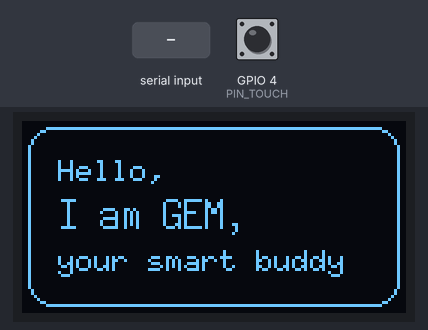
A sketch run on a simulated ESP32. Parts: 128×64 one-colour display. The inputs (shaded band) are chosen by the test bench; at power-on: GPIO 4 (PIN_TOUCH) LOW. Random numbers use the default seed unless the sketch sets one; what the sketch prints to the serial monitor is not drawn.

Above: at 1.3 s.
1.4 s: "t 45\n" received over Serial
At 2.96 s:
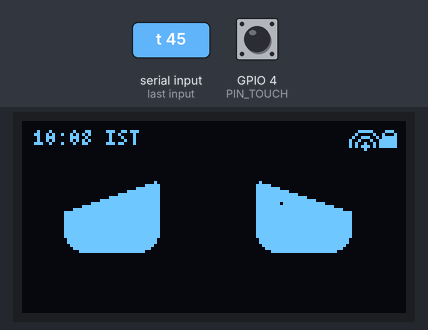
3.7 s: GPIO 4 (PIN_TOUCH) pulled HIGH for 0.15 s
At 4.9 s:
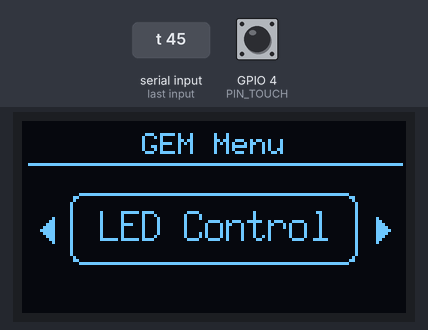
6.8 s: "t90\n" received over Serial
At 9.6 s:
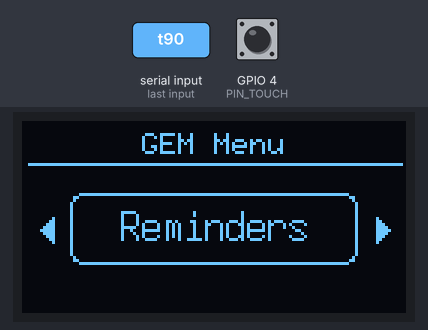
9.8 s: "k90\n" received over Serial
At 11.0 s:
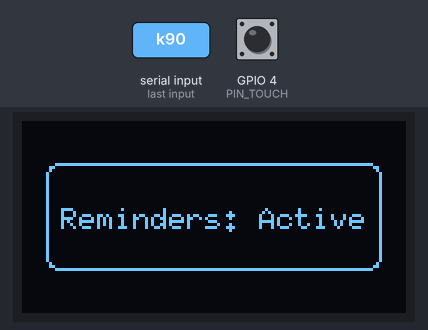
12.8 s: GPIO 4 (PIN_TOUCH) pulled HIGH for 1 s
At 14.4 s:
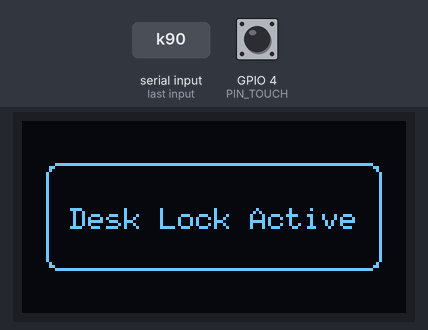
16.8 s: "a\n" received over Serial
Timing chart, 0 to 19.8 s (numbered marks = the images above; inputs shaded):
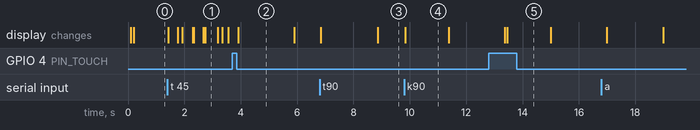

The sketch:

OLED_Test_Picaio.ino
```cpp
#include <Arduino.h>
#include <U8g2lib.h>
#include "../GemBuddyConfig.h" // For PIN_OLED_SDA, PIN_OLED_SCL, and PIN_TOUCH

// Initialize the display using the requested U8g2 software I2C settings
// For SH1106 OLED screens (fixes the 2-pixel shift/glitch line on the left side)
U8G2_SH1106_128X64_NONAME_F_SW_I2C u8g2(U8G2_R0, PIN_OLED_SCL, PIN_OLED_SDA, U8X8_PIN_NONE);
// For SSD1306 OLED screens (uncomment if using SSD1306)
// U8G2_SSD1306_128X64_NONAME_F_SW_I2C u8g2(U8G2_R0, PIN_OLED_SCL, PIN_OLED_SDA, U8X8_PIN_NONE);

#include "eyes.h"

// ---------------- Scene State Machine ----------------
enum TestScene {
  SCENE_BOOT,
  SCENE_DEFAULT,
  SCENE_MENU,
  SCENE_SUBMENU_SETTINGS,
  SCENE_HEART_BEAT,
  SCENE_ACTION_CONFIRM
};

TestScene currentScene = SCENE_BOOT;
uint32_t sceneTimerMs = 0;          // Used for boot timer / transitions
uint32_t actionConfirmEndMs = 0;
char actionConfirmMsg[32] = "";
TestScene nextSceneAfterConfirm = SCENE_MENU;

// ---------------- State Variables ----------------
int xp = 16;        // Horizontal pupil position (0 to 32, 16 is center)
int mood = 0;       // Current eye expression mood (0 to 5)
int xd = 0;         // Jitter offset (-4 to 4)
bool autoMode = true;

uint32_t lastDrawMs = 0;
const uint32_t DRAW_INTERVAL_MS = 40; // ~25 fps

// Blink/Sleep state machine
bool isBlinking = false;
uint32_t nextBlinkMs = 0;
uint32_t blinkEndMs = 0;

// Auto mode cycle timers
uint32_t lastCycleMs = 0;
const uint32_t CYCLE_INTERVAL_MS = 2500;

// Time tracking variables
uint32_t lastTimeUpdateMs = 0;
int hours = 10;
int minutes = 8;
int seconds = 0;

void updateClock() {
  uint32_t now = millis();
  if (now - lastTimeUpdateMs >= 1000) {
    seconds += (now - lastTimeUpdateMs) / 1000;
    lastTimeUpdateMs = now - (now - lastTimeUpdateMs) % 1000;
    if (seconds >= 60) {
      minutes += seconds / 60;
      seconds %= 60;
      if (minutes >= 60) {
        hours += minutes / 60;
        minutes %= 60;
        if (hours >= 24) {
          hours %= 24;
        }
      }
    }
  }
}

// Greeting state variables
uint32_t lastGreetingTriggerMs = 0;
bool greetingActive = false;
uint32_t greetingEndMs = 0;
const uint32_t GREETING_INTERVAL_MS = 5000; // Trigger every 5 seconds
const uint32_t GREETING_DURATION_MS = 2000; // Stay for 2 seconds

void handleGreetings() {
  uint32_t now = millis();
  if (now - lastGreetingTriggerMs >= GREETING_INTERVAL_MS) {
    lastGreetingTriggerMs = now;
    greetingActive = true;
    greetingEndMs = now + GREETING_DURATION_MS;
  }
  if (greetingActive && now >= greetingEndMs) {
    greetingActive = false;
  }
}

// ---------------- Demo / Slideshow Mode ----------------
uint32_t lastSceneCycleMs = 0;
const uint32_t SCENE_CYCLE_INTERVAL_MS = 8000; // Cycle scenes every 8 seconds

uint32_t lastMenuCursorCycleMs = 0;
const uint32_t MENU_CURSOR_CYCLE_INTERVAL_MS = 2000; // Move menu highlight every 2 seconds

void resetSlideshowTimer() {
  lastSceneCycleMs = millis();
  lastMenuCursorCycleMs = millis();
}

// ---------------- Touch Sensor States ----------------
bool lastTouchState = false;
uint32_t touchPressTimeMs = 0;
bool longPressHandled = false;
const uint32_t LONG_PRESS_THRESHOLD_MS = 600;

// ---------------- Menu Data ----------------
const char* mainMenu[] = {
  "LED Control",
  "Heart Beat",
  "Settings",
  "Reminders",
  "Desk Lock",
  "About"
};
const int mainMenuCount = 6;
int mainMenuItemSelected = 0;

const char* settingsMenu[] = {
  "Alarms",
  "WiFi",
  "Reset",
  "< Back"
};
const int settingsMenuCount = 4;
int settingsMenuItemSelected = 0;

// ---------------- Heart Beat Data ----------------
int simBPM = 72;

// ---------------- Navigation Actions ----------------
void showConfirmation(const char* msg, TestScene returnScene) {
  strncpy(actionConfirmMsg, msg, sizeof(actionConfirmMsg) - 1);
  actionConfirmMsg[sizeof(actionConfirmMsg) - 1] = '\0';
  currentScene = SCENE_ACTION_CONFIRM;
  actionConfirmEndMs = millis() + 1500;
  nextSceneAfterConfirm = returnScene;
  resetSlideshowTimer();
}

void handleShortTap() {
  resetSlideshowTimer();
  switch (currentScene) {
    case SCENE_BOOT:
      currentScene = SCENE_DEFAULT;
      break;

    case SCENE_DEFAULT:
      currentScene = SCENE_MENU;
      break;

    case SCENE_MENU:
      mainMenuItemSelected = (mainMenuItemSelected + 1) % mainMenuCount;
      break;

    case SCENE_SUBMENU_SETTINGS:
      settingsMenuItemSelected = (settingsMenuItemSelected + 1) % settingsMenuCount;
      break;

    case SCENE_HEART_BEAT:
      // Cycle simulated heart rates
      if (simBPM == 72) simBPM = 85;
      else if (simBPM == 85) simBPM = 60;
      else if (simBPM == 60) simBPM = 110;
      else simBPM = 72;
      Serial.print(F("BPM Changed to: ")); Serial.println(simBPM);
      break;

    case SCENE_ACTION_CONFIRM:
      currentScene = nextSceneAfterConfirm;
      break;
  }
}

void handleLongPress() {
  resetSlideshowTimer();
  switch (currentScene) {
    case SCENE_BOOT:
      currentScene = SCENE_DEFAULT;
      break;

    case SCENE_DEFAULT:
      currentScene = SCENE_MENU;
      break;

    case SCENE_MENU:
      if (mainMenuItemSelected == 0) {
        showConfirmation("LED Mode Toggled", SCENE_MENU);
      } else if (mainMenuItemSelected == 1) {
        currentScene = SCENE_HEART_BEAT;
      } else if (mainMenuItemSelected == 2) {
        currentScene = SCENE_SUBMENU_SETTINGS;
        settingsMenuItemSelected = 0;
      } else if (mainMenuItemSelected == 3) {
        showConfirmation("Reminders: Active", SCENE_MENU);
      } else if (mainMenuItemSelected == 4) {
        showConfirmation("Desk Lock Active", SCENE_MENU);
      } else if (mainMenuItemSelected == 5) {
        showConfirmation("GEM Lar-1 v1.0", SCENE_MENU);
      }
      break;

    case SCENE_SUBMENU_SETTINGS:
      if (settingsMenuItemSelected == 0) {
        showConfirmation("Alarms: Enabled", SCENE_SUBMENU_SETTINGS);
      } else if (settingsMenuItemSelected == 1) {
        showConfirmation("WiFi: Config AP", SCENE_SUBMENU_SETTINGS);
      } else if (settingsMenuItemSelected == 2) {
        showConfirmation("Device Reset...", SCENE_BOOT);
        sceneTimerMs = millis() + 3000;
      } else if (settingsMenuItemSelected == 3) {
        currentScene = SCENE_MENU;
      }
      break;

    case SCENE_HEART_BEAT:
      currentScene = SCENE_MENU;
      break;

    case SCENE_ACTION_CONFIRM:
      currentScene = nextSceneAfterConfirm;
      break;
  }
}

void updateTouch() {
  bool touched = (digitalRead(PIN_TOUCH) == HIGH);
  uint32_t now = millis();

  if (touched && !lastTouchState) {
    lastTouchState = true;
    touchPressTimeMs = now;
    longPressHandled = false;
  }

  if (!touched && lastTouchState) {
    lastTouchState = false;
    if (!longPressHandled && (now - touchPressTimeMs < LONG_PRESS_THRESHOLD_MS)) {
      handleShortTap();
    }
  }

  if (touched && lastTouchState && !longPressHandled && (now - touchPressTimeMs >= LONG_PRESS_THRESHOLD_MS)) {
    longPressHandled = true;
    handleLongPress();
  }
}

void runSlideshow() {
  uint32_t now = millis();

  // 1. Cycle scenes automatically every 8 seconds
  if (now - lastSceneCycleMs >= SCENE_CYCLE_INTERVAL_MS) {
    lastSceneCycleMs = now;

    if (currentScene == SCENE_BOOT) {
      currentScene = SCENE_DEFAULT;
    } else if (currentScene == SCENE_DEFAULT) {
      currentScene = SCENE_MENU;
      mainMenuItemSelected = 0;
    } else if (currentScene == SCENE_MENU) {
      currentScene = SCENE_SUBMENU_SETTINGS;
      settingsMenuItemSelected = 0;
    } else if (currentScene == SCENE_SUBMENU_SETTINGS) {
      currentScene = SCENE_HEART_BEAT;
    } else if (currentScene == SCENE_HEART_BEAT) {
      currentScene = SCENE_BOOT;
      sceneTimerMs = now + 3000; // Boot screen timer
    }

    Serial.print(F("Auto Slideshow -> Switched Scene: "));
    Serial.println((int)currentScene);
  }

  // 2. Cycle menu selections automatically every 2 seconds
  if (now - lastMenuCursorCycleMs >= MENU_CURSOR_CYCLE_INTERVAL_MS) {
    lastMenuCursorCycleMs = now;

    if (currentScene == SCENE_MENU) {
      mainMenuItemSelected = (mainMenuItemSelected + 1) % mainMenuCount;
    } else if (currentScene == SCENE_SUBMENU_SETTINGS) {
      settingsMenuItemSelected = (settingsMenuItemSelected + 1) % settingsMenuCount;
    }
  }
}

// ---------------- Helpers ----------------
const char* getMoodName(int m) {
  switch (m) {
    case 0: return "Normal/Neutral";
    case 1: return "Happy/Curved";
    case 2: return "Closed/Sleeping";
    case 3: return "Angry/Focused";
    case 4: return "Sad/Tired";
    case 5: return "Suspicious/Wide";
    default: return "Unknown";
  }
}

void printHelp() {
  Serial.println(F("\n====== PICAIO ROBOT EYES & MENU TEST Suite (U8G2) ======"));
  Serial.println(F("Controls via Serial Monitor (115200 baud):"));
  Serial.println(F("  't'       -> Simulate Touch Short Tap (navigates items / cycles scenes)"));
  Serial.println(F("  'k'       -> Simulate Touch Long Press (selects/enters options)"));
  Serial.println(F("  'a'       -> Toggle Auto-Cycle Gaze (on default face screen)"));
  Serial.println(F("  'm'       -> Cycle eye moods (0-5)"));
  Serial.println(F("  '0'..'5'  -> Set eye mood directly"));
  Serial.println(F("  'l'       -> Look Left  (decreases pupil position)"));
  Serial.println(F("  'r'       -> Look Right (increases pupil position)"));
  Serial.println(F("  'c'       -> Center pupils (xp = 16)"));
  Serial.println(F("  '?'       -> Print this menu"));
  Serial.println(F("========================================================="));
}

void printCodeExport() {
  Serial.println(F("\n--- Gaze State Export ---"));
  int pos = (xp < 6) ? 1 : ((xp < 26) ? 0 : 2);
  Serial.print(F("// Eye Mood: ")); Serial.println(getMoodName(mood));
  Serial.print(F("// Direction xp: ")); Serial.println(xp);
  Serial.println(F("-------------------------"));
}

void handleBlinks() {
  uint32_t now = millis();
  if (isBlinking) {
    if (now >= blinkEndMs) {
      isBlinking = false;
      nextBlinkMs = now + random(2500, 7000);
    }
  } else {
    if (now >= nextBlinkMs && mood != 2) {
      isBlinking = true;
      blinkEndMs = now + random(100, 200);
    }
  }
}

void updateAutoCycle() {
  if (!autoMode) return;

  uint32_t now = millis();
  if (now - lastCycleMs >= CYCLE_INTERVAL_MS) {
    lastCycleMs = now;
    mood = (mood + 1) % 6;

    int randDir = random(0, 3);
    if (randDir == 0) xp = 2;
    else if (randDir == 1) xp = 16;
    else xp = 30;
  }
}

void handleSerialCommand() {
  if (!Serial.available()) return;

  char c = Serial.read();
  if (c == '\r' || c == '\n' || c == ' ') return;

  switch (c) {
    case '?':
      printHelp();
      break;

    case 't':
      Serial.println(F("Serial Command -> Simulating Touch Tap"));
      handleShortTap();
      break;

    case 'k':
      Serial.println(F("Serial Command -> Simulating Touch Long Press"));
      handleLongPress();
      break;

    case 'a':
      autoMode = !autoMode;
      Serial.print(F("Auto-Cycle Gaze: "));
      Serial.println(autoMode ? F("ON") : F("OFF"));
      break;

    case 'm':
      autoMode = false;
      mood = (mood + 1) % 6;
      Serial.print(F("Mood changed to: "));
      Serial.println(getMoodName(mood));
      printCodeExport();
      break;

    case '0':
    case '1':
    case '2':
    case '3':
    case '4':
    case '5':
      autoMode = false;
      mood = c - '0';
      Serial.print(F("Mood set to: "));
      Serial.println(getMoodName(mood));
      printCodeExport();
      break;

    case 'l':
      autoMode = false;
      xp = (xp <= 4) ? 0 : xp - 6;
      Serial.print(F("Look Left -> xp: "));
      Serial.println(xp);
      printCodeExport();
      break;

    case 'r':
      autoMode = false;
      xp = (xp >= 28) ? 32 : xp + 6;
      Serial.print(F("Look Right -> xp: "));
      Serial.println(xp);
      printCodeExport();
      break;

    case 'c':
      autoMode = false;
      xp = 16;
      Serial.println(F("Pupils centered"));
      printCodeExport();
      break;

    default:
      Serial.print(F("Unknown command: "));
      Serial.println(c);
      break;
  }
}

// ---------------- Setup and Loop ----------------
void setup() {
  Serial.begin(115200);
  delay(100);
  Serial.println(F("Booting Picaio Robot Test Suite (SH1106)..."));

  pinMode(PIN_TOUCH, INPUT);

  u8g2.begin();
  u8g2.setPowerSave(0);

  nextBlinkMs = millis() + 3000;
  lastCycleMs = millis();
  sceneTimerMs = millis() + 3000; // 3 seconds on boot screen
  lastSceneCycleMs = millis();
  lastMenuCursorCycleMs = millis();

  printHelp();
}

void loop() {
  handleSerialCommand();
  updateTouch();
  handleBlinks();
  updateAutoCycle();
  handleGreetings();
  runSlideshow();

  uint32_t now = millis();
  if (now - lastDrawMs >= DRAW_INTERVAL_MS) {
    lastDrawMs = now;

    // Jitter pupil drift slightly to make it organic (Picaio's loop logic)
    int n = random(0, 10);
    if (n < 4) xd--;
    if (n > 6) xd++;
    if (xd < -4) xd = -3;
    if (xd > 4) xd = 3;

    u8g2.clearBuffer();

    if (currentScene == SCENE_BOOT) {
      // Boot screen: Hello, I am GEM, your smart buddy
      u8g2.drawRFrame(2, 2, 124, 60, 8);
      u8g2.setFont(u8g2_font_6x10_tf);
      u8g2.drawStr(12, 20, "Hello,");
      u8g2.setFont(u8g2_font_7x14_tf);
      u8g2.drawStr(12, 36, "I am GEM,");
      u8g2.setFont(u8g2_font_6x10_tf);
      u8g2.drawStr(12, 50, "your smart buddy");

      // Auto transition after timer
      if (millis() > sceneTimerMs) {
        currentScene = SCENE_DEFAULT;
        resetSlideshowTimer();
      }
    }
    else if (currentScene == SCENE_DEFAULT) {
      // Default screen: Center eyes (bigger), small time top-left, status icons, speech bubble every 5s

      // Move eyes to the center horizontally, drawn at y = 12
      int base_x1 = 16;
      int base_x2 = 80;
      int shift = (xp - 16) / 4; // Scale pupil movement to +/- 4 pixels
      int x1 = base_x1 + xd + shift;
      int x2 = base_x2 + xd + shift;

      // Clamp coordinates to prevent side wrap-around glitches
      if (x1 < 0) x1 = 0;
      if (x1 > 48) x1 = 48;
      if (x2 < 48) x2 = 48;
      if (x2 > 96) x2 = 96;

      // Draw the eyes centered (y = 12)
      if (isBlinking) {
        u8g2.drawBitmap(x1, 12, 4, 32, eye0);
        u8g2.drawBitmap(x2, 12, 4, 32, eye0);
      } else {
        if (xp < 6) {
          u8g2.drawBitmap(x1, 12, 4, 32, peyes[mood][1][0]);
          u8g2.drawBitmap(x2, 12, 4, 32, peyes[mood][1][1]);
        } else if (xp < 26) {
          u8g2.drawBitmap(x1, 12, 4, 32, peyes[mood][0][0]);
          u8g2.drawBitmap(x2, 12, 4, 32, peyes[mood][0][1]);
        } else {
          u8g2.drawBitmap(x1, 12, 4, 32, peyes[mood][2][0]);
          u8g2.drawBitmap(x2, 12, 4, 32, peyes[mood][2][1]);
        }
      }

      // Small clock on top-left
      updateClock();
      char timeStr[10];
      snprintf(timeStr, sizeof(timeStr), "%02d:%02d IST", hours, minutes);
      u8g2.setFont(u8g2_font_4x6_tr); // Very small, clean font
      u8g2.drawStr(4, 8, timeStr);

      // Draw WiFi symbol on the right corner (at x = 114, y = 7)
      u8g2.drawDisc(114, 8, 1);
      u8g2.drawCircle(114, 8, 3, U8G2_DRAW_UPPER_RIGHT | U8G2_DRAW_UPPER_LEFT);
      u8g2.drawCircle(114, 8, 5, U8G2_DRAW_UPPER_RIGHT | U8G2_DRAW_UPPER_LEFT);

      // Draw Lock symbol next to WiFi (at x = 120, y = 2)
      u8g2.drawBox(120, 5, 5, 4);
      u8g2.drawCircle(122, 5, 2, U8G2_DRAW_UPPER_RIGHT | U8G2_DRAW_UPPER_LEFT);

      // Greeting speech bubble at the bottom - only shown when greeting is active
      if (greetingActive) {
        u8g2.drawRFrame(2, 46, 124, 18, 3);
        u8g2.setFont(u8g2_font_5x7_tr);
        // Draw speech bubble tip pointing up to the left eye
        u8g2.drawTriangle(30, 46, 34, 42, 38, 46);
        u8g2.setDrawColor(0);
        u8g2.drawLine(31, 46, 37, 46);
        u8g2.setDrawColor(1);

        u8g2.drawStr(8, 57, "What's up, Shovin!");
      }
    }
    else if (currentScene == SCENE_MENU) {
      // Main menu: Carousel-style
      // Center header
      u8g2.setFont(u8g2_font_6x10_tf);
      int16_t headerW = u8g2.getStrWidth("GEM Menu");
      u8g2.drawStr((128 - headerW) / 2, 11, "GEM Menu");
      u8g2.drawLine(2, 14, 126, 14);

      // Draw rounded card frame in the center
      u8g2.drawRFrame(16, 24, 96, 24, 4);

      // Center the active menu item text inside the card
      u8g2.setFont(u8g2_font_7x14_tf); // Slightly larger font for the active menu item
      const char* activeItemText = mainMenu[mainMenuItemSelected];
      int16_t itemW = u8g2.getStrWidth(activeItemText);
      u8g2.drawStr((128 - itemW) / 2, 40, activeItemText);

      // Draw left and right pointing arrows next to the card
      // Left arrow: <
      u8g2.drawTriangle(6, 36, 10, 32, 10, 40);
      // Right arrow: >
      u8g2.drawTriangle(122, 36, 118, 32, 118, 40);
    }
    else if (currentScene == SCENE_SUBMENU_SETTINGS) {
      // Settings sub-menu: Carousel-style
      // Center header
      u8g2.setFont(u8g2_font_6x10_tf);
      int16_t headerW = u8g2.getStrWidth("Settings");
      u8g2.drawStr((128 - headerW) / 2, 11, "Settings");
      u8g2.drawLine(2, 14, 126, 14);

      // Draw rounded card frame in the center
      u8g2.drawRFrame(16, 24, 96, 24, 4);

      // Center the active settings item text inside the card
      u8g2.setFont(u8g2_font_7x14_tf);
      const char* activeItemText = settingsMenu[settingsMenuItemSelected];
      int16_t itemW = u8g2.getStrWidth(activeItemText);
      u8g2.drawStr((128 - itemW) / 2, 40, activeItemText);

      // Draw left and right pointing arrows next to the card
      // Left arrow
      u8g2.drawTriangle(6, 36, 10, 32, 10, 40);
      // Right arrow
      u8g2.drawTriangle(122, 36, 118, 32, 118, 40);
    }
    else if (currentScene == SCENE_HEART_BEAT) {
      // Heart beat screen: Beating heart animation
      u8g2.drawRFrame(2, 2, 124, 60, 6);

      // Pulse scale calculation (thump-thump heartbeat)
      int t = millis() % 800;
      float scale = 1.0;
      if (t < 150) scale = 1.4;
      else if (t >= 200 && t < 350) scale = 1.25;

      // Draw beating heart in the center of the left side
      int cx = 40;
      int cy = 26;
      int r = 5 * scale;
      int ox = 5 * scale;
      int oy = 12 * scale;
      u8g2.drawDisc(cx - ox, cy, r);
      u8g2.drawDisc(cx + ox, cy, r);
      u8g2.drawTriangle(cx - ox - r, cy, cx + ox + r, cy, cx, cy + oy);

      // Text readouts
      u8g2.setFont(u8g2_font_7x14_tf);
      char bpmText[16];
      snprintf(bpmText, sizeof(bpmText), "%d BPM", simBPM);
      u8g2.drawStr(74, 30, bpmText);

      u8g2.setFont(u8g2_font_4x6_tr);
      u8g2.drawStr(74, 42, "Pulse Check");

      u8g2.drawFrame(2, 48, 124, 14);
      u8g2.setFont(u8g2_font_5x7_tr);
      u8g2.drawStr(8, 58, "Hold touch to exit");
    }
    else if (currentScene == SCENE_ACTION_CONFIRM) {
      // Temporary confirmation overlay
      u8g2.drawRFrame(8, 14, 112, 36, 4);
      u8g2.setFont(u8g2_font_6x10_tf);

      // Center the message text
      int16_t w = u8g2.getStrWidth(actionConfirmMsg);
      u8g2.drawStr((128 - w) / 2, 36, actionConfirmMsg);

      if (millis() > actionConfirmEndMs) {
        currentScene = nextSceneAfterConfirm;
        resetSlideshowTimer();
      }
    }

    u8g2.sendBuffer();
  }
}
```

Source omitted: eyes.h (31934 bytes), GemBuddyConfig.h (3087 bytes)

Measured:
- what the display in image 1 shows lasts 0.5 s, from 2.7 s to 3.2 s
- what the display in image 2 shows lasts 2.0 s, from 3.9 s to 5.9 s
- what the display in image 4 shows lasts 1.6 s, from 9.8 s to 11.4 s
